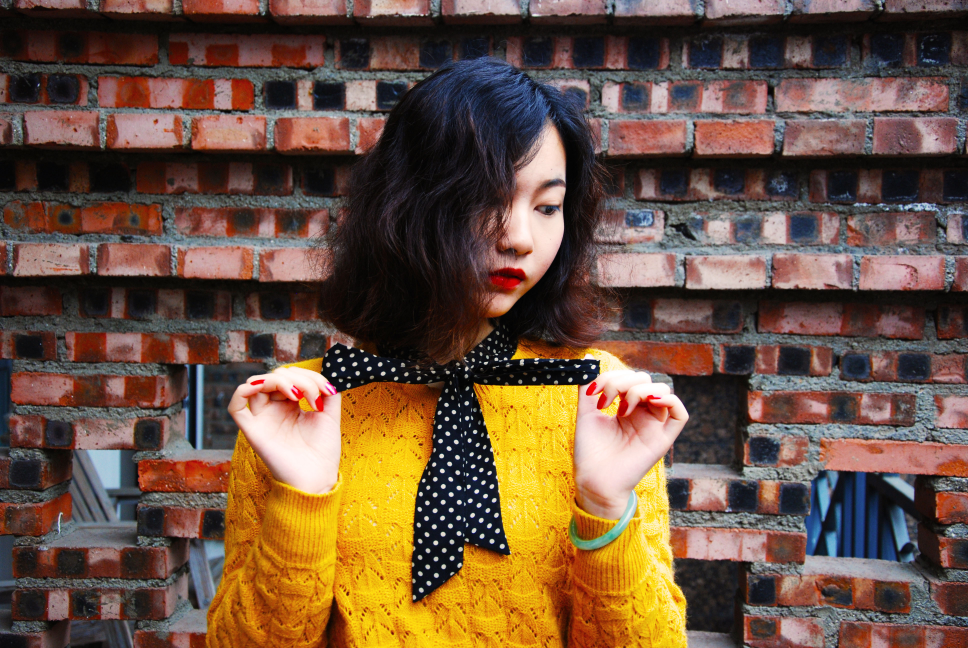
#> input picture testImage/DSC.jpg, 3872 x 2592 px (shown at 1/4 size)
$ python -i ImageSearchHandle.py   (imports and definitions only)
#> lines starting #> are read from the running program, lines starting #| are printed output that depends on the picture
from __future__ import division
from PIL import Image
from PIL import ImageFilter
from PIL import ImageOps
import math


class SearchHandle():
    def __init__(self, img):
#> called with img = '../testImage/DSC.jpg'
        self.img = Image.open(img)
#> self.img is the input picture: PIL image 3872x2592 RGB; mean R, G, B 108.7, 83.1, 64.2

    # [44 lines left out: functions ImageWay, AverageHash, changeHash, not called in this run]

    def feelHash(self):
        size = (32, 32)
        part_size = (8, 8)
        img = self.img.resize(size).convert('L').filter(ImageFilter.BLUR)
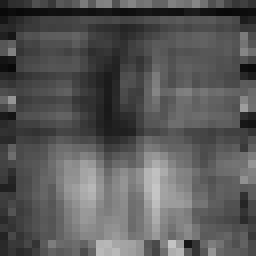
#> img: PIL image 32x32 L (shown 8 times larger); min 9, max 197, mean 88.1
        img = ImageOps.equalize(img)
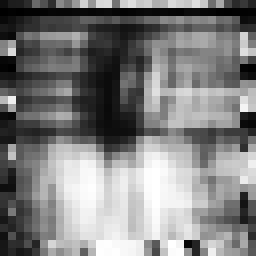
#> img: PIL image 32x32 L (shown 8 times larger); min 0, max 255, mean 126.9
        matrix = SearchHandle.get_matrix(self, img)
        DCT_matrix = SearchHandle.DCT(self, matrix)
        List = SearchHandle.sub_matrix_to_list(self, DCT_matrix, part_size)
        middle = SearchHandle.get_middle(self, List)
        code1 = SearchHandle.get_Haming(self, List, middle)
        code = SearchHandle.turnStr(self, code1)
        return code

    def get_matrix(self, image):
        matrix = []
        size = image.size
#> size = (32, 32)
        for height in range(0, size[1]):
            pixel = []
            for width in range(0, size[0]):
                pixel_value = image.getpixel((width, height))
                pixel.append(pixel_value)
            matrix.append(pixel)
#> after the loop, matrix = 32 items

        return matrix

    def DCT(self, double_matrix):
        n = len(double_matrix)
#> n = 32
        A = SearchHandle.get_coefficient(self, n)
        AT = SearchHandle.get_transposing(self, A)

        temp = SearchHandle.get_mult(self, double_matrix, A)
        DCT_matrix = SearchHandle.get_mult(self, temp, AT)

        return DCT_matrix

    def get_coefficient(self, n):
#> called with n = 32
        matrix = []
        PI = math.pi
        sqr = math.sqrt(1 / n)
#> sqr = 0.177
        value = []
        for i in range(0, n):
            value.append(sqr)
#> after the loop, value = 32 values from 0.177 to 0.177
        matrix.append(value)

        for i in range(1, n):
            value = []
            for j in range(0, n):
                data = math.sqrt(2.0 / n) * math.cos(i * PI * (j + 0.5) / n)
                value.append(data)
            matrix.append(value)
#> after the loop, matrix = 32 items

        return matrix

    def get_transposing(self, matrix):
        new_matrix = []

        for i in range(0, len(matrix)):
            value = []
            for j in range(0, len(matrix[i])):
                value.append(matrix[j][i])
            new_matrix.append(value)
#> this loop made 32 passes
#> after the loop, new_matrix = 32 items

        return new_matrix

    def get_mult(self, matrix1, matrix2):
        new_matrix = []

        for i in range(0, len(matrix1)):
            value_list = []
            for j in range(0, len(matrix1)):
                t = 0.0
                for k in range(0, len(matrix1)):
                    t += matrix1[i][k] * matrix2[k][j]
                value_list.append(t)
            new_matrix.append(value_list)
#> after the loop, new_matrix = 32 items
#> the loop in get_mult (call 2), `for i in range(0, len(matrix1)):` made 32 passes

        return new_matrix

    def sub_matrix_to_list(self, DCT_matrix, part_size):
#> called with part_size = (8, 8)
        w, h = part_size
        List = []
        for i in range(0, h):
            for j in range(0, w):
                List.append(DCT_matrix[i][j])
#> after the loop, List = 64 values, max 218 at index 49, min 1.14e-15 at index 8, mean 64.55
        return List

    def get_middle(self, List):
        num = 0
        total = 0
        for item in List:
            total += item
            num += 1
#> this loop made 64 passes
#> (item, total) on passes 1 to 12: (14, 14), (29, 43), (30, 73), (44, 117), (106, 223), (81, 304), (46, 350), (137, 487), (1.14e-15, 487), (2, 489), (1.74e-14, 489), (2, 491)
#> after the loop, num = 64; total = 4131
#> in feelHash, `middle = SearchHandle.get_middle(self, List)`: middle = 64.55
        return total / num

    def get_Haming(self, List, middle):
#> called with middle = 64.55
        result = []
        for index in range(0, len(List)):
            if List[index] > middle:
                result.append("1")
            else:
                result.append("0")
#> this loop made 64 passes
#> after the loop, result = 64 items, first 6: '0', '0', '0', '0', '1', '1'
        return result

    def turnStr(self, list):
        lens = len(list)
#> lens = 64
        i = 0
        s = ""
        while i < lens:
            s = s + str(list[i])
            i = i + 1
#> this loop made 64 passes
#> s on passes 1 to 12: '0', '00', '000', '0000', '00001', '000011', '0000110', '00001101', '000011010', '0000110100', '00001101000', '000011010000'
#> after the loop, i = 64
        return s

>>> result = SearchHandle('../testImage/DSC.jpg').feelHash()

$ run again, on testImage/test.jpg
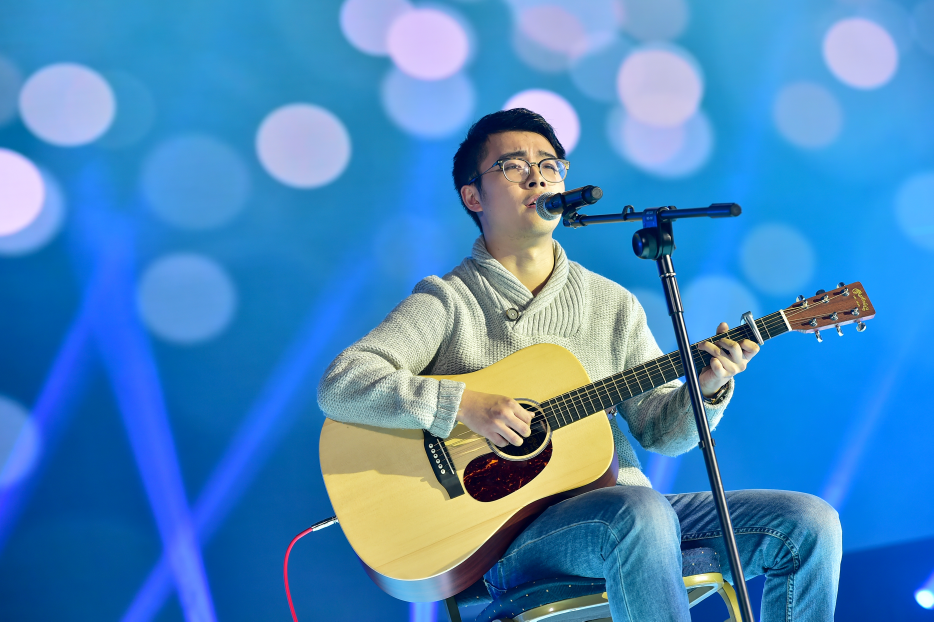
#> input picture testImage/test.jpg, 2800 x 1864 px (shown at 1/3 size)
#> in __init__, self.img is the input picture: PIL image 2800x1864 RGB; mean R, G, B 71.1, 135.4, 190.7
#> in feelHash, `img = self.img.resize(size).convert('L').filter(ImageFilter.BLUR)`:
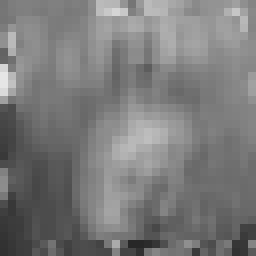
#> img: PIL image 32x32 L (shown 8 times larger); min 39, max 230, mean 122.5
#> in feelHash, `img = ImageOps.equalize(img)`:
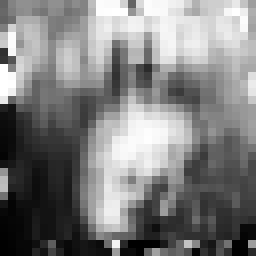
#> img: PIL image 32x32 L (shown 8 times larger); min 0, max 255, mean 126.8
#> after the loop in get_matrix, `for height in range(0, size[1]):`: matrix = 32 items
#> n = 32
#> sqr = 0.177
#> after the loop in get_coefficient, `for i in range(0, n):`: value = 32 values from 0.177 to 0.177
#> after the loop in get_coefficient, `for i in range(1, n):`: matrix = 32 items
#> the loop in get_transposing, `for i in range(0, len(matrix)):` made 32 passes
#> the loop in get_mult, `for i in range(0, len(matrix1)):` made 32 passes
#> the loop in get_mult (call 2), `for i in range(0, len(matrix1)):` made 32 passes
#> after the loop in sub_matrix_to_list, `for i in range(0, h):`: List = 64 values, max 252 at index 33, min 48 at index 48, mean 156
#> the loop in get_middle, `for item in List:` made 64 passes
#> (item, total) on passes 1 to 8: (99, 99), (131, 230), (144, 374), (144, 518), (140, 658), (131, 789), (144, 933), (144, 1077)
#> after the loop in get_middle, `for item in List:`: num = 64; total = 9984
#> middle = 156
#> the loop in get_Haming, `for index in range(0, len(List)):` made 64 passes
#> after the loop in get_Haming, `for index in range(0, len(List)):`: result = 64 items, first 6: '0', '0', '0', '0', '0', '0'
#> lens = 64
#> the loop in turnStr, `while i < lens:` made 64 passes
#> s on passes 1 to 8: '0', '00', '000', '0000', '00000', '000000', '0000000', '00000000'

$ run again, on testImage/test1.jpg
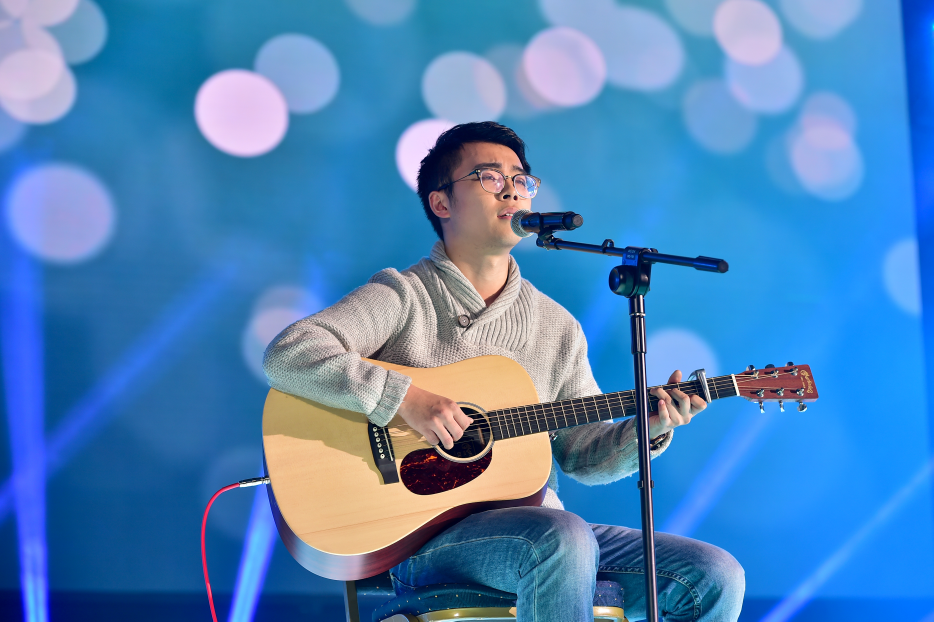
#> input picture testImage/test1.jpg, 2800 x 1864 px (shown at 1/3 size)
#> in __init__, self.img is the input picture: PIL image 2800x1864 RGB; mean R, G, B 76.9, 131.6, 186.2
#> in feelHash, `img = self.img.resize(size).convert('L').filter(ImageFilter.BLUR)`:
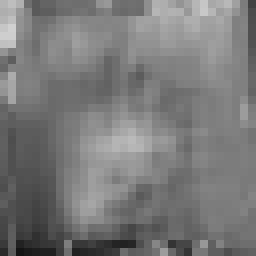
#> img: PIL image 32x32 L (shown 8 times larger); min 20, max 206, mean 121.2
#> in feelHash, `img = ImageOps.equalize(img)`:
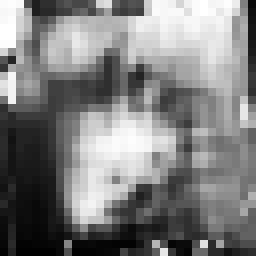
#> img: PIL image 32x32 L (shown 8 times larger); min 0, max 255, mean 126.5
#> after the loop in get_matrix, `for height in range(0, size[1]):`: matrix = 32 items
#> n = 32
#> sqr = 0.177
#> after the loop in get_coefficient, `for i in range(0, n):`: value = 32 values from 0.177 to 0.177
#> after the loop in get_coefficient, `for i in range(1, n):`: matrix = 32 items
#> the loop in get_transposing, `for i in range(0, len(matrix)):` made 32 passes
#> the loop in get_mult, `for i in range(0, len(matrix1)):` made 32 passes
#> the loop in get_mult (call 2), `for i in range(0, len(matrix1)):` made 32 passes
#> after the loop in sub_matrix_to_list, `for i in range(0, h):`: List = 64 values, max 255 at index 32, min 30 at index 4, mean 156.8
#> the loop in get_middle, `for item in List:` made 64 passes
#> (item, total) on passes 1 to 8: (252, 252), (254, 506), (249, 755), (80, 835), (30, 865), (48, 913), (48, 961), (70, 1031)
#> after the loop in get_middle, `for item in List:`: num = 64; total = 10035
#> middle = 156.8
#> the loop in get_Haming, `for index in range(0, len(List)):` made 64 passes
#> after the loop in get_Haming, `for index in range(0, len(List)):`: result = 64 items, first 6: '1', '1', '1', '0', '0', '0'
#> lens = 64
#> the loop in turnStr, `while i < lens:` made 64 passes
#> s on passes 1 to 8: '1', '11', '111', '1110', '11100', '111000', '1110000', '11100000'

$ run again, on testImage/test3.jpg
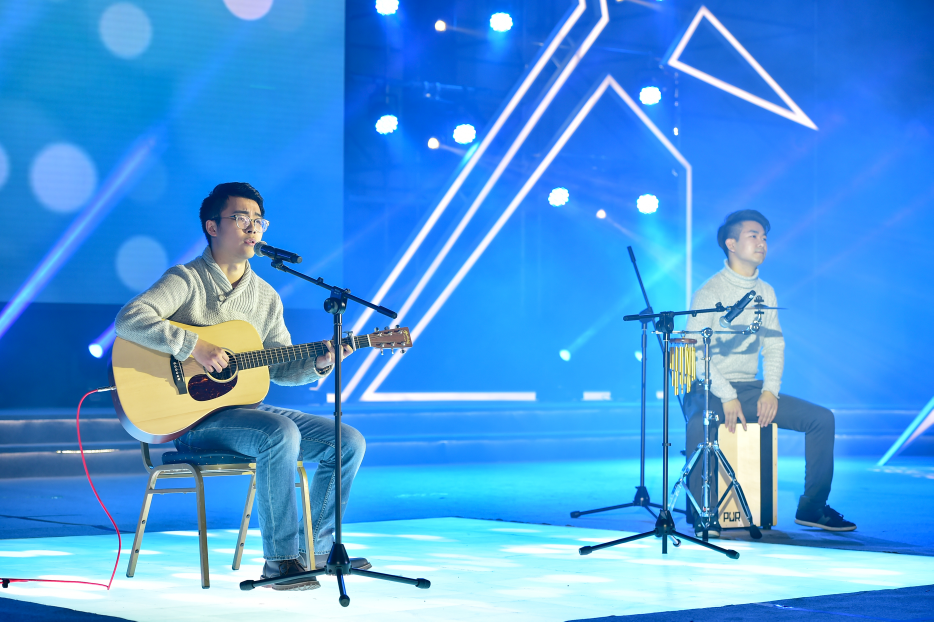
#> input picture testImage/test3.jpg, 2800 x 1864 px (shown at 1/3 size)
#> in __init__, self.img is the input picture: PIL image 2800x1864 RGB; mean R, G, B 74.3, 153.9, 225.2
#> in feelHash, `img = self.img.resize(size).convert('L').filter(ImageFilter.BLUR)`:
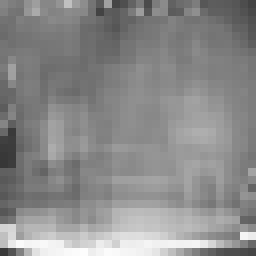
#> img: PIL image 32x32 L (shown 8 times larger); min 55, max 253, mean 138.3
#> in feelHash, `img = ImageOps.equalize(img)`:
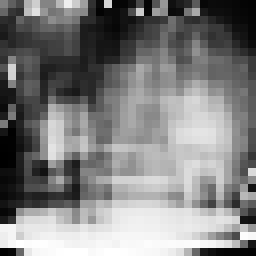
#> img: PIL image 32x32 L (shown 8 times larger); min 0, max 255, mean 126.6
#> after the loop in get_matrix, `for height in range(0, size[1]):`: matrix = 32 items
#> n = 32
#> sqr = 0.177
#> after the loop in get_coefficient, `for i in range(0, n):`: value = 32 values from 0.177 to 0.177
#> after the loop in get_coefficient, `for i in range(1, n):`: matrix = 32 items
#> the loop in get_transposing, `for i in range(0, len(matrix)):` made 32 passes
#> the loop in get_mult, `for i in range(0, len(matrix1)):` made 32 passes
#> the loop in get_mult (call 2), `for i in range(0, len(matrix1)):` made 32 passes
#> after the loop in sub_matrix_to_list, `for i in range(0, h):`: List = 64 values, max 225 at index 12, min 25 at index 32, mean 85.17
#> the loop in get_middle, `for item in List:` made 64 passes
#> (item, total) on passes 1 to 8: (128, 128), (95, 223), (70, 293), (176, 469), (206, 675), (132, 807), (132, 939), (184, 1123)
#> after the loop in get_middle, `for item in List:`: num = 64; total = 5451
#> middle = 85.17
#> the loop in get_Haming, `for index in range(0, len(List)):` made 64 passes
#> after the loop in get_Haming, `for index in range(0, len(List)):`: result = 64 items, first 6: '1', '1', '0', '1', '1', '1'
#> lens = 64
#> the loop in turnStr, `while i < lens:` made 64 passes
#> s on passes 1 to 8: '1', '11', '110', '1101', '11011', '110111', '1101111', '11011111'
